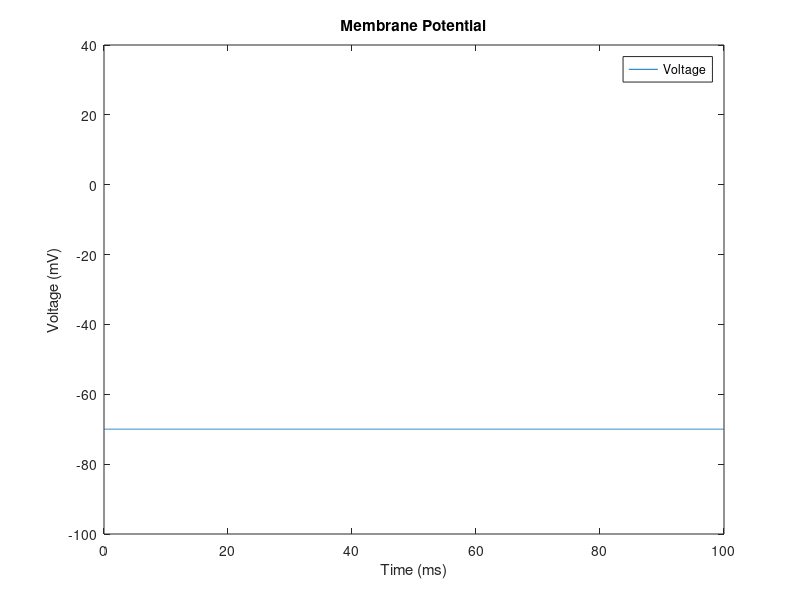
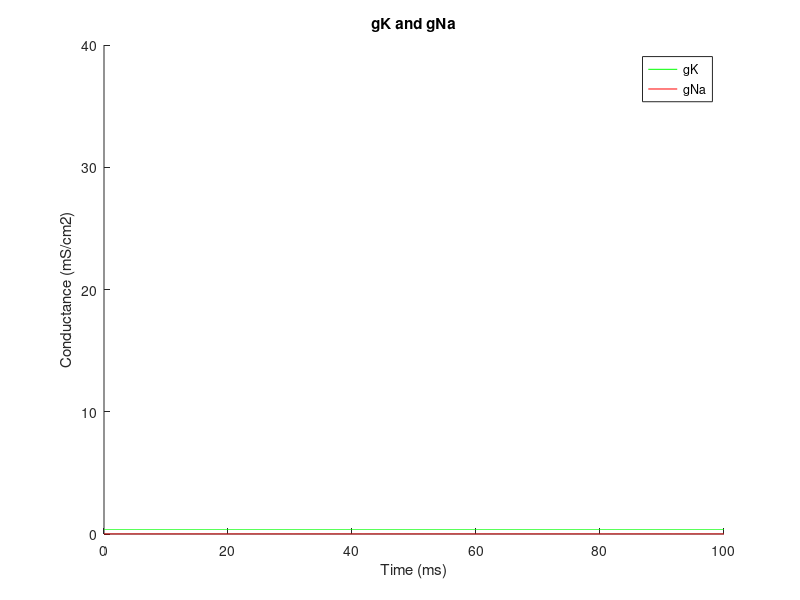

Reproduce these figures in MATLAB, in order.
%%%% Hodgkin Huxley Model %%%%
% Author: Benjamin Ceron

%%% Initialize Time and Constants %%%
dt = .01;
t = 0:dt:100;        %% time in ms
g_Kbar = 36;         %% maximum conductance of potassium mS/cm^2
g_Nabar = 120;       %% maximum conductance of sodium mS/cm^2
g_Lbar = 0.3;        %% maximum conductance of leakage ions mS/cm^2
Ek = -12;            %% Nernst potential of potassium mV
Ena = 115;           %% Nernst potential of sodium mV
El = 10.6;           %% Nernst potential of leakage mV
Vrest = -70;         %% Resting potential mV
Cm = 1.0;            %% Membrane capacitance uF/cm^2

%%% Initialize Initial Conditions %%%
Vm =0;               %% Membrane voltage mV
VmVector = zeros(1,(100/dt)+1);
VmVector(1) = Vm;

%%% Initial Activate Probabilities %%%
AlphaM = 0.1 * ((25 - Vm)/(exp((25 - Vm)/10)-1));
BetaM = 4*exp(-Vm/18);
%%% Initial Inactivate Probabilities %%%
AlphaH = .07*exp(-Vm/20);
BetaH = 1/(exp((30-Vm)/10) + 1);
%%% Initial Deactivate Probabilities %%%
AlphaN = .01 * ((10 - Vm)/(exp((10-Vm)/10) - 1));
BetaN = .125*exp(-Vm/80);   

%% Initial Rates of Changes %%
m = AlphaM/(AlphaM + BetaM);
n = AlphaN/(AlphaN + BetaN);
h = AlphaH/(AlphaH + BetaH);


%% Initialize Injected Current %%
I_inj = [zeros(1, 100/dt+1)];                                     %% Steady-state neuron. USE FOR PART 1 - comment out every other I_inj line except this one if using for part 1
                                                                  %% adjusted to 50 uA/cm^2 to get significant response
%I_inj = [50*ones(1,(.5/dt)+1), zeros(1, 100/dt - .5/dt)];        %%Injected pulse of 5 uA/cm^2 - USE FOR PART 2 - adjusted to 50 uA/cm^2 
%I_inj = [50*ones(1,100/dt + 1)];                                 %% Constant current of 5 uA/cm^2 - USE FOR PART 3 - adjusted to 50 uA/cm^2 to get significant response


%% Initialize Rates of Change Vectors %%%
mVector = [m];
nVector = [n];
hVector = [h];


%% Loop through and calculate Vm and conductances for 100 ms %%
for i = 1:1:(100/dt)
    %%% Calculate/Update Currents of Ions %%%
    I_Na = (m^3)*g_Nabar*h*(Vm - Ena);
    I_K = (n^4)*g_Kbar*(Vm - Ek);
    I_L = g_Lbar*(Vm - El);
    I_ion = (I_inj(i+1))- I_K - I_Na - I_L;          %%% in uA/cm^2
    
    %%% Calculate membrane voltage rate of change and update new Vm %%%
    dVdt = I_ion/Cm;        %% in mV/ms
    Vm = Vm + dt*(dVdt);
     
    %%% Store Vm in vector %%%
    VmVector(i+1) = Vm;

    %%% Update variables by differential eqns %%%
      
    %%% Activate Probabilities %%%
    AlphaM = 0.1 * ((25- Vm)/(exp((25 - Vm)/10)-1));
    BetaM = 4*exp(-Vm/18);
    %%% Inactivate Probabilities %%%
    AlphaH = .07*exp(-Vm/20);
    BetaH = 1/(exp((30-Vm)/10) + 1);
    %%% Deactivate Probabilities %%%
    AlphaN = .01 * ((10 - Vm)/(exp((10-Vm)/10) - 1));
    BetaN = .125*exp(-Vm/80);   
    
    %%% Rates of Change Differentials %%%
    dmdt = AlphaM*(1-m)-BetaM*m;
    dndt = AlphaN*(1-n)-BetaN*n;
    dhdt = AlphaH*(1-h)-BetaH*h;
    
    %%% Update Rates of Change %%%
    m = m + dt*(dmdt);
    n = n + dt*(dndt);
    h = h + dt*(dhdt);
    
    %%% Store Updated Rates in Vectors %%%
    mVector = [mVector m];
    nVector = [nVector n];
    hVector = [hVector h];
end
 
%%% Add resting potential to vector of Vm's %%%
VmVector = VmVector + Vrest;

%%% Calculate conductances %%%
mVector = mVector .^ 3;
nVector = nVector .^ 4;

gNa_Vector = g_Nabar .* mVector .* hVector;
gK_Vector = nVector .* g_Kbar;

%%% Plot membrane voltages and conductances over time %%%
figure(1)
plot(t,VmVector)
axis([0 100 -100 40])
xlabel('Time (ms)')
ylabel('Voltage (mV)')
legend('Voltage')
title('Membrane Potential')

figure(2)
hold on
plot(t,gK_Vector, 'g')          %% g_K is green 
plot(t,gNa_Vector, 'r')         %% g_Na is red
axis([0 100 0 40])
xlabel('Time (ms)')
ylabel('Conductance (mS/cm2)')
legend('gK','gNa')
title('gK and gNa')
    
    

